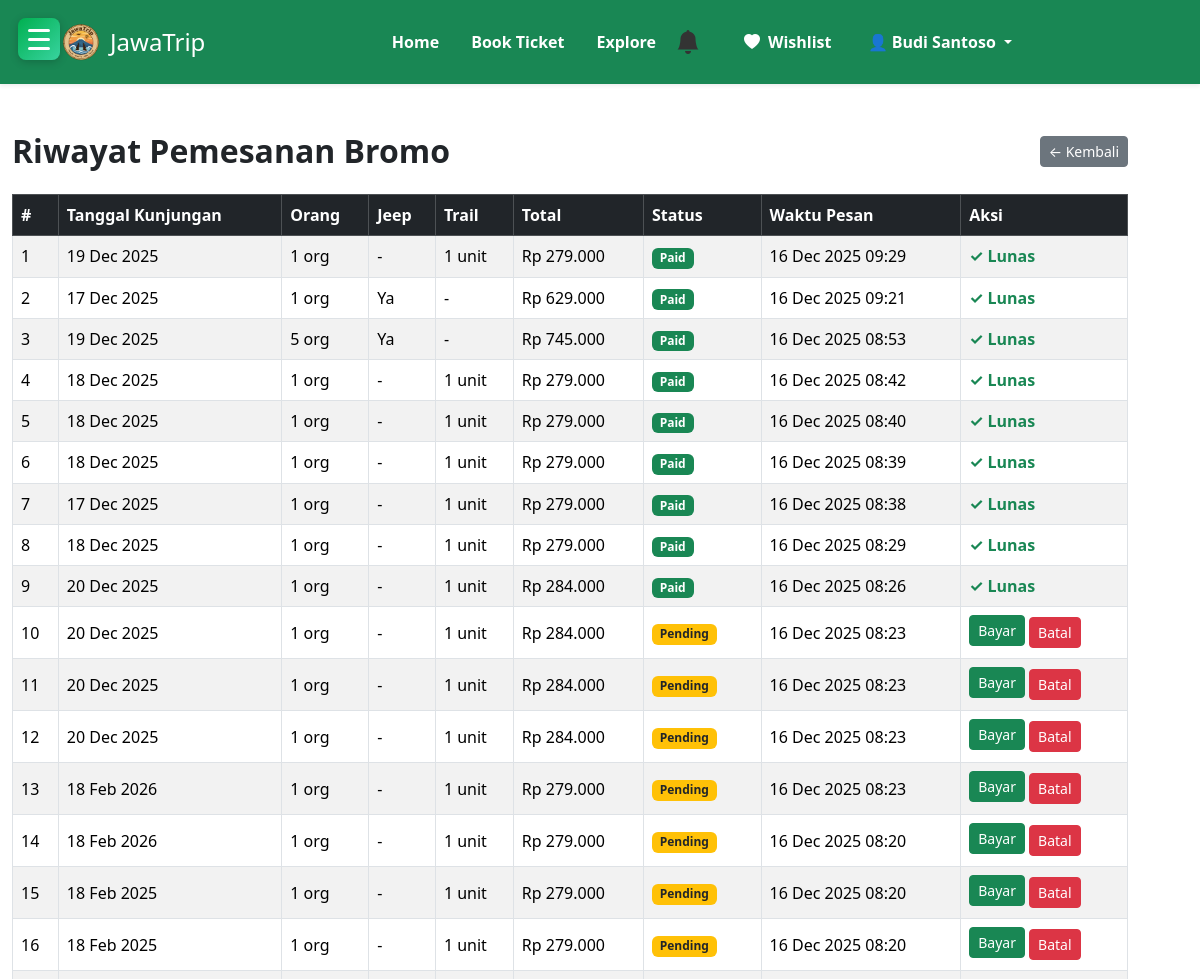
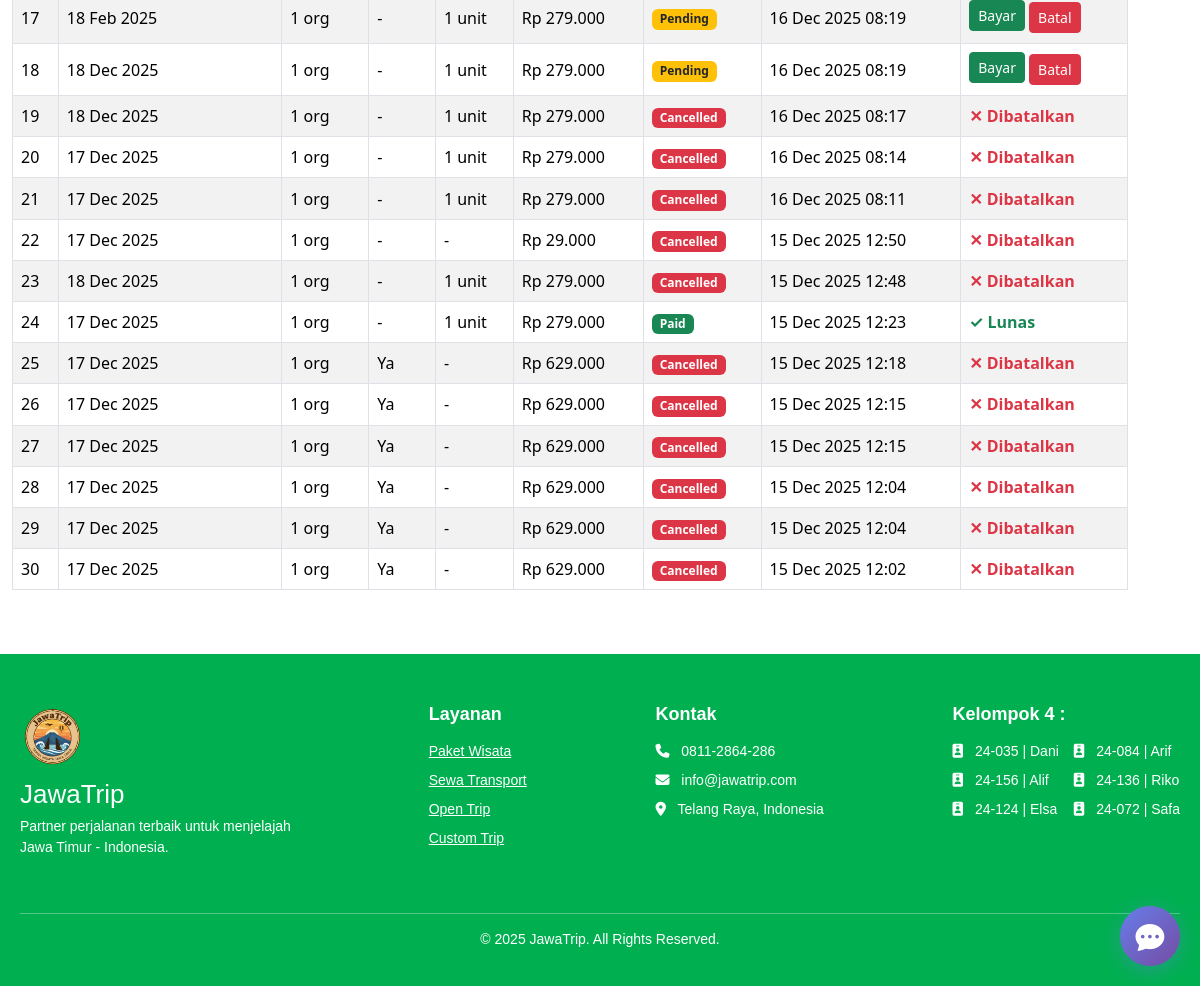
The page /riwayat_bromo.php (signed in) on the database as committed earlier (2 pictures, top to bottom).
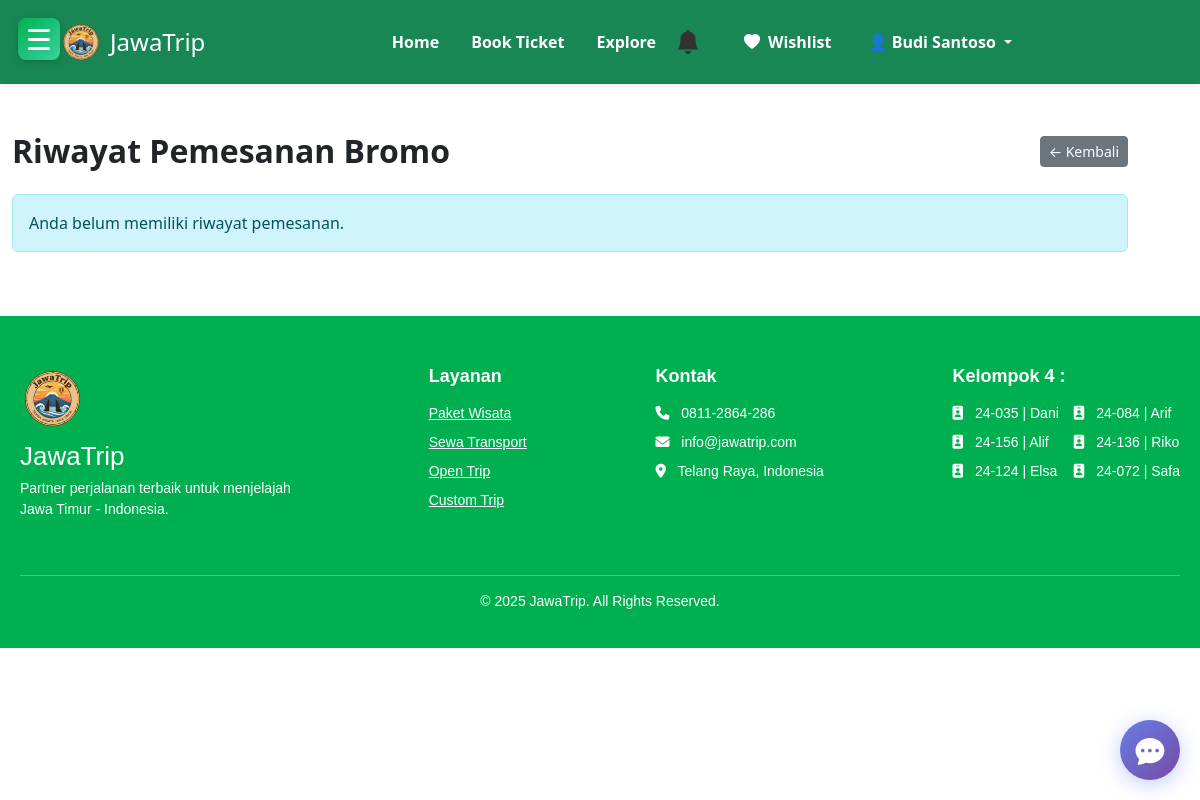
The same page on the database as committed later.
### tables this page shows
CREATE TABLE `pemesanan_bromo` (
  `id` int(11) NOT NULL,
  `user_id` int(11) DEFAULT NULL,
  `tanggal_kunjungan` date DEFAULT NULL,
  `jumlah_orang` int(11) DEFAULT NULL,
  `sewa_jeep` varchar(5) DEFAULT NULL,
  `sewa_trail` varchar(5) DEFAULT NULL,
  `jumlah_trail` int(11) DEFAULT NULL,
  `total_harga` int(11) DEFAULT NULL,
  `status` varchar(20) DEFAULT NULL,
  `created_at` timestamp NOT NULL DEFAULT current_timestamp(),
  `bukti_transfer` varchar(255) DEFAULT NULL,
  `waktu_bayar` datetime DEFAULT NULL,
  `alasan_batal` text DEFAULT NULL,
  `waktu_batal` datetime DEFAULT NULL,
  `updated_at` datetime DEFAULT NULL
);

### riwayat_bromo.php (the view, shortened to what this page needs)
<?php
require 'koneksi.php';
include 'includes/header.php';
include 'includes/navbar.php';
include 'includes/dashboard_home.php';
$user_id = $_SESSION['user_id'] ?? $_SESSION['id_user'] ?? null;
$stmt = $conn->prepare("
    SELECT *
    FROM pemesanan_bromo
    WHERE user_id = ?
    ORDER BY id DESC
");
$stmt->bind_param("i", $user_id);
$stmt->execute();
$data = $stmt->get_result();
?>
<div class="container py-5">
    <div class="d-flex justify-content-between align-items-center mb-4">
        <h2 class="fw-bold mb-0">Riwayat Pemesanan Bromo</h2>
        <a href="javascript:history.back()" class="btn btn-secondary btn-sm">
            ← Kembali
        </a>
    </div>
<?php if ($data->num_rows === 0): ?>
    <div class="alert alert-info">
        Anda belum memiliki riwayat pemesanan.
    </div>
<?php else: ?>
<div class="table-responsive">
<table class="table table-bordered table-striped align-middle">
<thead class="table-dark">
<tr>
    <th>#</th>
    <th>Tanggal Kunjungan</th>
    <th>Orang</th>
    <th>Jeep</th>
    <th>Trail</th>
    <th>Total</th>
    <th>Status</th>
    <th>Waktu Pesan</th>
    <th>Aksi</th>
</tr>
</thead>
<tbody>
<?php $no = 1; while ($r = $data->fetch_assoc()): ?>
<?php
    $status = $r['status'] ?? 'pending';
    if ($status === 'paid') {
        $badge = 'bg-success';
    } elseif ($status === 'menunggu_verifikasi') {
        $badge = 'bg-info';
    } elseif ($status === 'cancelled') {
        $badge = 'bg-danger';
    } else {
        $badge = 'bg-warning text-dark';
    }
?>
<tr>
    <td><?= $no++ ?></td>
    <td><?= date('d M Y', strtotime($r['tanggal_kunjungan'])) ?></td>
    <td><?= (int)$r['jumlah_orang'] ?> org</td>
    <td><?= ($r['sewa_jeep'] === 'ya') ? 'Ya' : '-' ?></td>
    <td>
        <?= ($r['sewa_trail'] === 'ya')
            ? ((int)$r['jumlah_trail'] . ' unit')
            : '-' ?>
    </td>
    <td>
        Rp <?= number_format((int)$r['total_harga'], 0, ',', '.') ?>
    </td>
    <td>
        <span class="badge <?= $badge ?>">
            <?= ucfirst($status) ?>
        </span>
    </td>
    <td>
        <?= date('d M Y H:i', strtotime($r['created_at'])) ?>
    </td>
    <td>
        <?php if ($status === 'pending'): ?>
            <a href="bayar_bromo.php?id=<?= $r['id'] ?>"
               class="btn btn-sm btn-success mb-1">
                Bayar
            </a>
            <a href="batal_bromo.php?id=<?= $r['id'] ?>"
               onclick="return confirm('Yakin ingin membatalkan pesanan ini?')"
               class="btn btn-sm btn-danger">
                Batal
            </a>
        <?php elseif ($status === 'menunggu_verifikasi'): ?>
            <span class="text-muted small">
                Menunggu verifikasi admin
            </span>
        <?php elseif ($status === 'cancelled'): ?>
            <span class="text-danger fw-bold">
                ✕ Dibatalkan
            </span>
        <?php else: ?>
            <span class="text-success fw-bold">
                ✓ Lunas
            </span>
        <?php endif; ?>
    </td>
</tr>
<?php endwhile; ?>
</tbody>
</table>
</div>
<?php endif; ?>
</div>
<?php
include 'includes/footer.php';
?>

### includes/header.php (shortened to what this page needs)
<!DOCTYPE html>
<html lang="id">
<head>
  <link href="https://cdn.jsdelivr.net/npm/bootstrap@5.3.3/dist/css/bootstrap.min.css" rel="stylesheet">
  <link rel="stylesheet" href="https://cdn.jsdelivr.net/npm/bootstrap-icons@1.11.0/font/bootstrap-icons.css">
  <link rel="stylesheet" href="/kelompok-4/assets/style.css">
  <link rel="stylesheet" href="/kelompok-4/assets/dashboard_home.css">
</head>
<body>

### includes/navbar.php (shortened to what this page needs)
<?php
$isLogin = isset($_SESSION['user_id']) || isset($_SESSION['admin_id']);
$isAdmin = (
    isset($_SESSION['admin_id']) ||
    (isset($_SESSION['role']) && $_SESSION['role'] === 'admin')
);
$username =
    $_SESSION['username']
    ?? $_SESSION['admin_username']
    ?? 'User';
$basePath = (strpos($_SERVER['REQUEST_URI'], '/admin') !== false) ? '../' : '';
?>
<nav class="navbar navbar-expand-lg navbar-dark bg-success shadow-sm py-3">
  <div class="container">
    <a class="navbar-brand d-flex align-items-center text-white fs-4 ms-5"
       href="<?= $basePath ?>index.php">
      <img src="<?= $basePath ?>img/jawatrip1.png"
           alt="logo"
           style="height:42px"
           class="me-2">
      JawaTrip
    </a>
    <div class="collapse navbar-collapse justify-content-center" id="navbarNav">
      <ul class="navbar-nav text-center">
        <li class="nav-item">
          <a class="nav-link text-white fw-semibold px-3"
             href="<?= $basePath ?>index.php">Home</a>
        </li>
        <li class="nav-item">
          <a class="nav-link text-white fw-semibold px-3"
             href="<?= $basePath ?>pesan.php">Book Ticket</a>
        </li>
        <li class="nav-item">
          <a class="nav-link text-white fw-semibold px-3"
             href="<?= $basePath ?>explore.php">Explore</a>
        </li>
        <?php if ($isLogin && !$isAdmin): ?>
        <li class="nav-item d-flex align-items-center mx-1">
          <?php include $basePath . 'includes/notification_widget.php'; ?>
        </li>
        <li class="nav-item position-relative mx-1">
          <a class="nav-link text-white fw-semibold px-3 d-flex align-items-center gap-2"
             href="<?= $basePath ?>wishlist.php">
            <i class="bi bi-heart-fill"></i>
            <span>Wishlist</span>
          </a>
        </li>
        <?php endif; ?>
          <?php if ($isLogin): ?>
<li class="nav-item dropdown">
    <a class="nav-link dropdown-toggle text-white fw-semibold px-3"
       href="#"
       role="button"
       data-bs-toggle="dropdown">
      👤 <?= htmlspecialchars($username) ?>
    </a>
</li>
<?php endif; ?>
      </ul>
    </div>
  </div>
</nav>

### includes/notification_widget.php (shortened to what this page needs)
<div class="notification-bell" id="notificationBell">
    <i class="bi bi-bell-fill notification-icon"></i>
</div>

### includes/dashboard_home.php (shortened to what this page needs)
<link rel="stylesheet" href="https://cdnjs.cloudflare.com/ajax/libs/font-awesome/6.5.1/css/all.min.css">
<link rel="stylesheet" href="assets/dashboard_home.css">
<label for="toggle-menu" class="menu-icon">
  <div></div>
  <div></div>
  <div></div>
</label>
<label for="toggle-menu" class="close-btn">&times;</label>

### includes/footer.php (shortened to what this page needs)
<link rel="stylesheet" href="assets/footer2.css">
<footer class="modern-footer">
    <div class="footer-container">
        <div class="footer-brand">
            <img src="img/jawatrip1.png" alt="JawaTrip Logo" class="footer-logo">
            <h2>JawaTrip</h2>
            <p>Partner perjalanan terbaik untuk menjelajah Jawa Timur - Indonesia.</p>
        </div>
        <div class="footer-links">
            <h4>Layanan</h4>
            <a href="#">Paket Wisata</a>
            <a href="#">Sewa Transport</a>
            <a href="#">Open Trip</a>
            <a href="#">Custom Trip</a>
        </div>
        <div class="footer-contact">
            <h4>Kontak</h4>
            <p><i class="fa-solid fa-phone"></i> 0811-2864-286</p>
            <p><i class="fa-solid fa-envelope"></i> info@jawatrip.com</p>
            <p><i class="fa-solid fa-location-dot"></i> Telang Raya, Indonesia</p>
        </div>
        <div class="footer-members">
            <h4>Kelompok 4 :</h4>
            <div class="members-grid">
                <div><i class="fa-solid fa-id-badge"></i> 24-035 | Dani</div>
                <div><i class="fa-solid fa-id-badge"></i> 24-084 | Arif</div>
                <div><i class="fa-solid fa-id-badge"></i> 24-156 | Alif</div>
                <div><i class="fa-solid fa-id-badge"></i> 24-136 | Riko</div>
                <div><i class="fa-solid fa-id-badge"></i> 24-124 | Elsa</div>
                <div><i class="fa-solid fa-id-badge"></i> 24-072 | Safa</div>
            </div>
        </div>
    </div>
    <div class="footer-bottom">
        <p>© 2025 JawaTrip. All Rights Reserved.</p>
    </div>
</footer>
    <?php
        if (strpos($_SERVER['REQUEST_URI'], '/admin') === false) {
                include 'includes/chat_widget.php';
        }
    ?>

### includes/chat_widget.php (shortened to what this page needs)
<div class="chat-widget">
    <button class="chat-button" onclick="toggleChat()">
        <i class="bi bi-chat-dots-fill"></i>
    </button>
</div>

### assets/style.css (style rules this page uses)
.navbar { margin: 0; padding: 0; position: relative; z-index: 1100; }
.navbar-brand img { height: 45px; }
.navbar-brand { flex: 1; text-align: left; }
.navbar-nav { margin: 0 auto; }
.navbar-nav .nav-link { color: white !important; font-weight: 600; }

### assets/dashboard_home.css (style rules this page uses)
html, body { margin: 0; padding: 0; }
.close-btn { position: absolute; top: 18px; right: 20px; font-size: 30px; color: #00b050; cursor: pointer; transition: 0.3s ease; }
.menu-icon { position: fixed; top: 18px; left: 18px; width: 42px; height: 42px; display: flex; flex-direction: column; align-items: center; justify-content: center; cursor: pointer; z-index: 1300; background: linear-gradient(135deg, #00b050, #38d39f); border-radius: 8px; box-shadow: 0 2px 8px rgba(0,0,0,0.2); transition: all 0.3s ease; }
.menu-icon div { width: 22px; height: 3px; background: #fff; margin: 3px 0; border-radius: 2px; transition: transform 0.25s ease, opacity 0.25s ease; }
@media (min-width: 992px) { main, .container, section { margin-left: 0; } }
@media (min-width: 992px) { .menu-icon { display: flex; } }

### assets/footer2.css (style rules this page uses)
.modern-footer { background-color: #00b050; color: white; padding: 50px 20px 20px; font-family: 'Poppins', sans-serif; }
.footer-container { max-width: 1200px; margin: auto; display: flex; justify-content: space-between; flex-wrap: wrap; gap: 40px; }
.footer-brand { max-width: 280px; }
.footer-logo { width: 65px; margin-bottom: 10px; }
.footer-brand h2 { font-size: 26px; margin-bottom: 5px; }
.footer-brand p { font-size: 14px; line-height: 1.5; margin-bottom: 15px; }
.footer-links h4, .footer-contact h4, .footer-members h4 { font-size: 18px; margin-bottom: 15px; font-weight: 600; }
.footer-links a { display: block; color: white; font-size: 14px; margin-bottom: 8px; transition: 0.3s; }
.footer-contact p { font-size: 14px; margin-bottom: 8px; }
.footer-contact i { margin-right: 8px; }
.members-grid { display: grid; grid-template-columns: repeat(2, 1fr); gap: 8px 15px; }
.members-grid div { font-size: 14px; }
.members-grid i { margin-right: 8px; }
.footer-bottom { text-align: center; margin-top: 40px; padding-top: 15px; border-top: 1px solid rgba(255,255,255,0.3); font-size: 14px; }

### includes/notification_widget.php (style rules this page uses)
.notification-bell { position: relative; cursor: pointer; margin-right: 20px; }
.notification-icon { font-size: 1.5rem; color: #333; transition: all 0.3s; }

### includes/chat_widget.php (style rules this page uses)
.chat-widget { position: fixed; bottom: 20px; right: 20px; z-index: 9999; }
.chat-button { width: 60px; height: 60px; border-radius: 50%; background: linear-gradient(135deg, #667eea 0%, #764ba2 100%); border: none; color: white; font-size: 1.8rem; cursor: pointer; box-shadow: 0 4px 20px rgba(102, 126, 234, 0.4); transition: all 0.3s; display: flex; align-items: center; justify-content: center; position: relative; }

Rows that differ between the two databases and show on the page:
removed pemesanan_bromo: tanggal_kunjungan "19 Dec 2025", jumlah_orang "1", jumlah_trail "1", total_harga "279.000", status "Paid", created_at "16 Dec 2025 09:29", shows "✓ Lunas"
removed pemesanan_bromo: tanggal_kunjungan "17 Dec 2025", jumlah_orang "1", sewa_jeep "Ya", total_harga "629.000", status "Paid", created_at "16 Dec 2025 09:21", shows "✓ Lunas"
removed pemesanan_bromo: tanggal_kunjungan "19 Dec 2025", jumlah_orang "5", sewa_jeep "Ya", total_harga "745.000", status "Paid", created_at "16 Dec 2025 08:53", shows "✓ Lunas"
removed pemesanan_bromo: tanggal_kunjungan "18 Dec 2025", jumlah_orang "1", jumlah_trail "1", total_harga "279.000", status "Paid", created_at "16 Dec 2025 08:42", shows "✓ Lunas"
removed pemesanan_bromo: tanggal_kunjungan "18 Dec 2025", jumlah_orang "1", jumlah_trail "1", total_harga "279.000", status "Paid", created_at "16 Dec 2025 08:40", shows "✓ Lunas"
removed pemesanan_bromo: tanggal_kunjungan "18 Dec 2025", jumlah_orang "1", jumlah_trail "1", total_harga "279.000", status "Paid", created_at "16 Dec 2025 08:39", shows "✓ Lunas"
removed pemesanan_bromo: tanggal_kunjungan "17 Dec 2025", jumlah_orang "1", jumlah_trail "1", total_harga "279.000", status "Paid", created_at "16 Dec 2025 08:38", shows "✓ Lunas"
removed pemesanan_bromo: tanggal_kunjungan "18 Dec 2025", jumlah_orang "1", jumlah_trail "1", total_harga "279.000", status "Paid", created_at "16 Dec 2025 08:29", shows "✓ Lunas"
removed pemesanan_bromo: tanggal_kunjungan "20 Dec 2025", jumlah_orang "1", jumlah_trail "1", total_harga "284.000", status "Paid", created_at "16 Dec 2025 08:26", shows "✓ Lunas"
removed pemesanan_bromo: tanggal_kunjungan "20 Dec 2025", jumlah_orang "1", jumlah_trail "1", total_harga "284.000", status "Pending", created_at "16 Dec 2025 08:23"
removed pemesanan_bromo: tanggal_kunjungan "20 Dec 2025", jumlah_orang "1", jumlah_trail "1", total_harga "284.000", status "Pending", created_at "16 Dec 2025 08:23"
removed pemesanan_bromo: tanggal_kunjungan "20 Dec 2025", jumlah_orang "1", jumlah_trail "1", total_harga "284.000", status "Pending", created_at "16 Dec 2025 08:23"
removed pemesanan_bromo: tanggal_kunjungan "18 Feb 2026", jumlah_orang "1", jumlah_trail "1", total_harga "279.000", status "Pending", created_at "16 Dec 2025 08:23"
removed pemesanan_bromo: tanggal_kunjungan "18 Feb 2026", jumlah_orang "1", jumlah_trail "1", total_harga "279.000", status "Pending", created_at "16 Dec 2025 08:20"
removed pemesanan_bromo: tanggal_kunjungan "18 Feb 2025", jumlah_orang "1", jumlah_trail "1", total_harga "279.000", status "Pending", created_at "16 Dec 2025 08:20"
removed pemesanan_bromo: tanggal_kunjungan "18 Feb 2025", jumlah_orang "1", jumlah_trail "1", total_harga "279.000", status "Pending", created_at "16 Dec 2025 08:20"
removed pemesanan_bromo: tanggal_kunjungan "18 Feb 2025", jumlah_orang "1", jumlah_trail "1", total_harga "279.000", status "Pending", created_at "16 Dec 2025 08:19"
removed pemesanan_bromo: tanggal_kunjungan "18 Dec 2025", jumlah_orang "1", jumlah_trail "1", total_harga "279.000", status "Pending", created_at "16 Dec 2025 08:19"
removed pemesanan_bromo: tanggal_kunjungan "18 Dec 2025", jumlah_orang "1", jumlah_trail "1", total_harga "279.000", status "Cancelled", created_at "16 Dec 2025 08:17", shows "✕ Dibatalkan"
removed pemesanan_bromo: tanggal_kunjungan "17 Dec 2025", jumlah_orang "1", jumlah_trail "1", total_harga "279.000", status "Cancelled", created_at "16 Dec 2025 08:14", shows "✕ Dibatalkan"
removed pemesanan_bromo: tanggal_kunjungan "17 Dec 2025", jumlah_orang "1", jumlah_trail "1", total_harga "279.000", status "Cancelled", created_at "16 Dec 2025 08:11", shows "✕ Dibatalkan"
removed pemesanan_bromo: tanggal_kunjungan "17 Dec 2025", jumlah_orang "1", total_harga "29.000", status "Cancelled", created_at "15 Dec 2025 12:50", shows "✕ Dibatalkan"
removed pemesanan_bromo: tanggal_kunjungan "18 Dec 2025", jumlah_orang "1", jumlah_trail "1", total_harga "279.000", status "Cancelled", created_at "15 Dec 2025 12:48", shows "✕ Dibatalkan"
removed pemesanan_bromo: tanggal_kunjungan "17 Dec 2025", jumlah_orang "1", jumlah_trail "1", total_harga "279.000", status "Paid", created_at "15 Dec 2025 12:23", shows "✓ Lunas"
removed pemesanan_bromo: tanggal_kunjungan "17 Dec 2025", jumlah_orang "1", sewa_jeep "Ya", total_harga "629.000", status "Cancelled", created_at "15 Dec 2025 12:18", shows "✕ Dibatalkan"
removed pemesanan_bromo: tanggal_kunjungan "17 Dec 2025", jumlah_orang "1", sewa_jeep "Ya", total_harga "629.000", status "Cancelled", created_at "15 Dec 2025 12:15", shows "✕ Dibatalkan"
removed pemesanan_bromo: tanggal_kunjungan "17 Dec 2025", jumlah_orang "1", sewa_jeep "Ya", total_harga "629.000", status "Cancelled", created_at "15 Dec 2025 12:15", shows "✕ Dibatalkan"
removed pemesanan_bromo: tanggal_kunjungan "17 Dec 2025", jumlah_orang "1", sewa_jeep "Ya", total_harga "629.000", status "Cancelled", created_at "15 Dec 2025 12:04", shows "✕ Dibatalkan"
removed pemesanan_bromo: tanggal_kunjungan "17 Dec 2025", jumlah_orang "1", sewa_jeep "Ya", total_harga "629.000", status "Cancelled", created_at "15 Dec 2025 12:04", shows "✕ Dibatalkan"
removed pemesanan_bromo: tanggal_kunjungan "17 Dec 2025", jumlah_orang "1", sewa_jeep "Ya", total_harga "629.000", status "Cancelled", created_at "15 Dec 2025 12:02", shows "✕ Dibatalkan"
Other text that changed with them:
text no longer shown: "# Tanggal Kunjungan Orang Jeep Trail Total Status Waktu Pesan Aksi"
text now shown: "Anda belum memiliki riwayat pemesanan."
